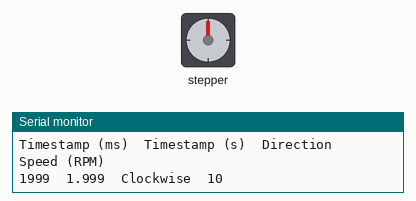
Simulated run of this sketch. Board: Arduino Uno, built with avr-gcc and run on an emulated ATmega328P. Shown: stepper motor, the last lines printed to the serial monitor. Stepper angles assume 2048 steps per turn.

Above: at 2.16 s.
At 7.58 s:
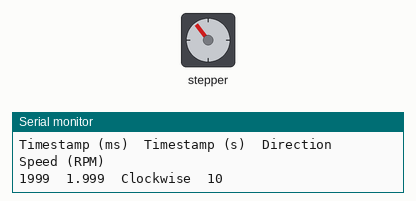
At 16.25 s:
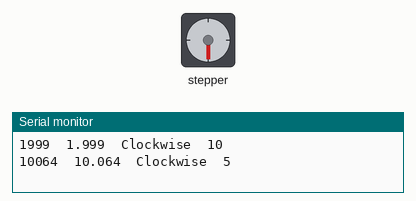
At 30.2 s:
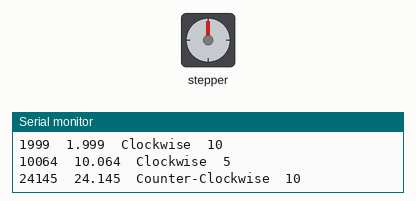
Timing chart, 0 to 40.0 s (numbered marks = the images above):
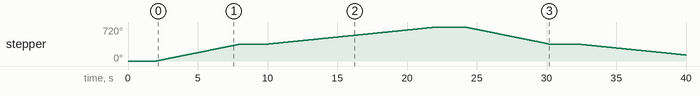

Measured:
- by itself, stepper: turns 360° clockwise in 6.1 s, then 360° clockwise in 12.1 s, then 360° counter-clockwise in 6.0 s, then 233° counter-clockwise in 7.8 s

The sketch:

Lab3StepMotor.ino
```cpp
#include <Stepper.h>

const int stepsPerRevolution = 2048; // 28BYJ-48 in half-step mode
unsigned long currentMillis;

Stepper myStepper(stepsPerRevolution, 8, 10, 9, 11); // 1,3,2,4 order

void setup() {
  Serial.begin(9600);
  delay(2000);
  Serial.println("Timestamp (ms)\tTimestamp (s)\tDirection\tSpeed (RPM)");
}

void loop() {
  // Clockwise - 10 RPM
  myStepper.setSpeed(10);
  currentMillis = millis();
  Serial.print(currentMillis); Serial.print("\t");
  Serial.print(currentMillis / 1000.0, 3); Serial.print("\t");
  Serial.println("Clockwise\t10");
  myStepper.step(stepsPerRevolution);
  delay(2000);

  // Clockwise - 5 RPM
  myStepper.setSpeed(5);
  currentMillis = millis();
  Serial.print(currentMillis); Serial.print("\t");
  Serial.print(currentMillis / 1000.0, 3); Serial.print("\t");
  Serial.println("Clockwise\t5");
  myStepper.step(stepsPerRevolution);
  delay(2000);

  // Counter-Clockwise - 10 RPM
  myStepper.setSpeed(10);
  currentMillis = millis();
  Serial.print(currentMillis); Serial.print("\t");
  Serial.print(currentMillis / 1000.0, 3); Serial.print("\t");
  Serial.println("Counter-Clockwise\t10");
  myStepper.step(-stepsPerRevolution);
  delay(2000);

  // Counter-Clockwise - 5 RPM
  myStepper.setSpeed(5);
  currentMillis = millis();
  Serial.print(currentMillis); Serial.print("\t");
  Serial.print(currentMillis / 1000.0, 3); Serial.print("\t");
  Serial.println("Counter-Clockwise\t5");
  myStepper.step(-stepsPerRevolution);
  delay(2000);

}
```
